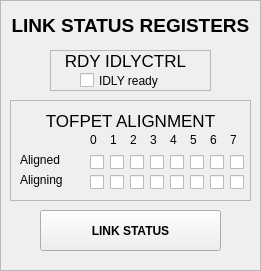
        <widget class="QFrame" name="frame_129">
         <property name="geometry">
          <rect>
           <x>220</x>
           <y>40</y>
           <width>261</width>
           <height>271</height>
          </rect>
         </property>
         <property name="frameShape">
          <enum>QFrame::StyledPanel</enum>
         </property>
         <property name="frameShadow">
          <enum>QFrame::Raised</enum>
         </property>
         <widget class="QFrame" name="frame_126">
          <property name="geometry">
           <rect>
            <x>50</x>
            <y>50</y>
            <width>161</width>
            <height>41</height>
           </rect>
          </property>
          <property name="frameShape">
           <enum>QFrame::StyledPanel</enum>
          </property>
          <property name="frameShadow">
           <enum>QFrame::Raised</enum>
          </property>
          <widget class="QLabel" name="label_258">
           <property name="geometry">
            <rect>
             <x>10</x>
             <y>0</y>
             <width>131</width>
             <height>21</height>
            </rect>
           </property>
           <property name="font">
            <font>
             <pointsize>13</pointsize>
             <weight>50</weight>
             <bold>false</bold>
            </font>
           </property>
           <property name="text">
            <string>RDY IDLYCTRL</string>
           </property>
           <property name="alignment">
            <set>Qt::AlignCenter</set>
           </property>
          </widget>
          <widget class="QCheckBox" name="checkBox_LINK_STATUS_IDL_ready">
           <property name="geometry">
            <rect>
             <x>30</x>
             <y>20</y>
             <width>91</width>
             <height>21</height>
            </rect>
           </property>
           <property name="text">
            <string>IDLY ready</string>
           </property>
          </widget>
         </widget>
         <widget class="QFrame" name="frame_127">
          <property name="geometry">
           <rect>
            <x>10</x>
            <y>100</y>
            <width>241</width>
            <height>101</height>
           </rect>
          </property>
          <property name="frameShape">
           <enum>QFrame::StyledPanel</enum>
          </property>
          <property name="frameShadow">
           <enum>QFrame::Raised</enum>
          </property>
          <widget class="QLabel" name="label_259">
           <property name="geometry">
            <rect>
             <x>20</x>
             <y>10</y>
             <width>201</width>
             <height>21</height>
            </rect>
           </property>
           <property name="font">
            <font>
             <pointsize>13</pointsize>
             <weight>50</weight>
             <bold>false</bold>
            </font>
           </property>
           <property name="text">
            <string>TOFPET ALIGNMENT</string>
           </property>
           <property name="alignment">
            <set>Qt::AlignCenter</set>
           </property>
          </widget>
          <widget class="QLabel" name="label_180">
           <property name="geometry">
            <rect>
             <x>10</x>
             <y>50</y>
             <width>67</width>
             <height>19</height>
            </rect>
           </property>
           <property name="text">
            <string>Aligned</string>
           </property>
          </widget>
          <widget class="QCheckBox" name="checkBox_LINK_STATUS_ALIGNED_1">
           <property name="geometry">
            <rect>
             <x>100</x>
             <y>50</y>
             <width>20</width>
             <height>25</height>
            </rect>
           </property>
           <property name="text">
            <string/>
           </property>
          </widget>
          <widget class="QCheckBox" name="checkBox_LINK_STATUS_ALIGNED_7">
           <property name="geometry">
            <rect>
             <x>220</x>
             <y>50</y>
             <width>20</width>
             <height>25</height>
            </rect>
           </property>
           <property name="text">
            <string/>
           </property>
          </widget>
          <widget class="QCheckBox" name="checkBox_LINK_STATUS_ALIGNED_3">
           <property name="geometry">
            <rect>
             <x>140</x>
             <y>50</y>
             <width>20</width>
             <height>25</height>
            </rect>
           </property>
           <property name="text">
            <string/>
           </property>
          </widget>
          <widget class="QLabel" name="label_182">
           <property name="geometry">
            <rect>
             <x>10</x>
             <y>70</y>
             <width>67</width>
             <height>19</height>
            </rect>
           </property>
           <property name="text">
            <string>Aligning</string>
           </property>
          </widget>
          <widget class="QCheckBox" name="checkBox_LINK_STATUS_ALIGNING_3">
           <property name="geometry">
            <rect>
             <x>140</x>
             <y>70</y>
             <width>20</width>
             <height>25</height>
            </rect>
           </property>
           <property name="text">
            <string/>
           </property>
          </widget>
          <widget class="QCheckBox" name="checkBox_LINK_STATUS_ALIGNING_5">
           <property name="geometry">
            <rect>
             <x>180</x>
             <y>70</y>
             <width>20</width>
             <height>25</height>
            </rect>
           </property>
           <property name="text">
            <string/>
           </property>
          </widget>
          <widget class="QCheckBox" name="checkBox_LINK_STATUS_ALIGNING_1">
           <property name="geometry">
            <rect>
             <x>100</x>
             <y>70</y>
             <width>20</width>
             <height>25</height>
            </rect>
           </property>
           <property name="text">
            <string/>
           </property>
          </widget>
          <widget class="QCheckBox" name="checkBox_LINK_STATUS_ALIGNING_6">
           <property name="geometry">
            <rect>
             <x>200</x>
             <y>70</y>
             <width>20</width>
             <height>25</height>
            </rect>
           </property>
           <property name="text">
            <string/>
           </property>
          </widget>
          <widget class="QCheckBox" name="checkBox_LINK_STATUS_ALIGNED_2">
           <property name="geometry">
            <rect>
             <x>120</x>
             <y>50</y>
             <width>20</width>
             <height>25</height>
            </rect>
           </property>
           <property name="text">
            <string/>
           </property>
          </widget>
          <widget class="QCheckBox" name="checkBox_LINK_STATUS_ALIGNING_4">
           <property name="geometry">
            <rect>
             <x>160</x>
             <y>70</y>
             <width>20</width>
             <height>25</height>
            </rect>
           </property>
           <property name="text">
            <string/>
           </property>
          </widget>
          <widget class="QCheckBox" name="checkBox_LINK_STATUS_ALIGNING_0">
           <property name="geometry">
            <rect>
             <x>80</x>
             <y>70</y>
             <width>20</width>
             <height>25</height>
            </rect>
           </property>
           <property name="text">
            <string/>
           </property>
          </widget>
          <widget class="QCheckBox" name="checkBox_LINK_STATUS_ALIGNED_5">
           <property name="geometry">
            <rect>
             <x>180</x>
             <y>50</y>
             <width>20</width>
             <height>25</height>
            </rect>
           </property>
           <property name="text">
            <string/>
           </property>
          </widget>
          <widget class="QCheckBox" name="checkBox_LINK_STATUS_ALIGNING_2">
           <property name="geometry">
            <rect>
             <x>120</x>
             <y>70</y>
             <width>20</width>
             <height>25</height>
            </rect>
           </property>
           <property name="text">
            <string/>
           </property>
          </widget>
          <widget class="QCheckBox" name="checkBox_LINK_STATUS_ALIGNED_0">
           <property name="geometry">
            <rect>
             <x>80</x>
             <y>50</y>
             <width>20</width>
             <height>25</height>
            </rect>
           </property>
           <property name="text">
            <string/>
           </property>
          </widget>
          <widget class="QCheckBox" name="checkBox_LINK_STATUS_ALIGNED_4">
           <property name="geometry">
            <rect>
             <x>160</x>
             <y>50</y>
             <width>20</width>
             <height>25</height>
            </rect>
           </property>
           <property name="text">
            <string/>
           </property>
          </widget>
          <widget class="QCheckBox" name="checkBox_LINK_STATUS_ALIGNED_6">
           <property name="geometry">
            <rect>
             <x>200</x>
             <y>50</y>
             <width>20</width>
             <height>25</height>
            </rect>
           </property>
           <property name="text">
            <string/>
           </property>
          </widget>
          <widget class="QCheckBox" name="checkBox_LINK_STATUS_ALIGNING_7">
           <property name="geometry">
            <rect>
             <x>220</x>
             <y>70</y>
             <width>20</width>
             <height>25</height>
            </rect>
           </property>
           <property name="text">
            <string/>
           </property>
          </widget>
          <widget class="QLabel" name="label_67">
           <property name="geometry">
            <rect>
             <x>220</x>
             <y>30</y>
             <width>16</width>
             <height>19</height>
            </rect>
           </property>
           <property name="text">
            <string>7</string>
           </property>
          </widget>
          <widget class="QLabel" name="label_68">
           <property name="geometry">
            <rect>
             <x>180</x>
             <y>30</y>
             <width>16</width>
             <height>19</height>
            </rect>
           </property>
           <property name="text">
            <string>5</string>
           </property>
          </widget>
          <widget class="QLabel" name="label_69">
           <property name="geometry">
            <rect>
             <x>120</x>
             <y>30</y>
             <width>16</width>
             <height>19</height>
            </rect>
           </property>
           <property name="text">
            <string>2</string>
           </property>
          </widget>
          <widget class="QLabel" name="label_70">
           <property name="geometry">
            <rect>
             <x>200</x>
             <y>30</y>
             <width>16</width>
             <height>19</height>
            </rect>
           </property>
           <property name="text">
            <string>6</string>
           </property>
          </widget>
          <widget class="QLabel" name="label_71">
           <property name="geometry">
            <rect>
             <x>100</x>
             <y>30</y>
             <width>16</width>
             <height>19</height>
            </rect>
           </property>
           <property name="text">
            <string>1</string>
           </property>
          </widget>
          <widget class="QLabel" name="label_72">
           <property name="geometry">
            <rect>
             <x>80</x>
             <y>30</y>
             <width>10</width>
             <height>19</height>
            </rect>
           </property>
           <property name="text">
            <string>0</string>
           </property>
          </widget>
          <widget class="QLabel" name="label_107">
           <property name="geometry">
            <rect>
             <x>160</x>
             <y>30</y>
             <width>16</width>
             <height>19</height>
            </rect>
           </property>
           <property name="text">
            <string>4</string>
           </property>
          </widget>
          <widget class="QLabel" name="label_147">
           <property name="geometry">
            <rect>
             <x>140</x>
             <y>30</y>
             <width>16</width>
             <height>19</height>
            </rect>
           </property>
           <property name="text">
            <string>3</string>
           </property>
          </widget>
         </widget>
         <widget class="QLabel" name="label_301">
          <property name="geometry">
           <rect>
            <x>0</x>
            <y>0</y>
            <width>261</width>
            <height>51</height>
           </rect>
          </property>
          <property name="palette">
           <palette>
            <active>
             <colorrole role="WindowText">
              <brush brushstyle="SolidPattern">
               <color alpha="255">
                <red>0</red>
                <green>0</green>
                <blue>0</blue>
               </color>
              </brush>
             </colorrole>
             <colorrole role="Button">
              <brush brushstyle="SolidPattern">
               <color alpha="255">
                <red>147</red>
                <green>148</green>
                <blue>147</blue>
               </color>
              </brush>
             </colorrole>
             <colorrole role="Light">
              <brush brushstyle="SolidPattern">
               <color alpha="255">
                <red>221</red>
                <green>222</green>
                <blue>221</blue>
               </color>
              </brush>
             </colorrole>
             <colorrole role="Midlight">
              <brush brushstyle="SolidPattern">
               <color alpha="255">
                <red>184</red>
                <green>185</green>
                <blue>184</blue>
               </color>
              </brush>
             </colorrole>
             <colorrole role="Dark">
              <brush brushstyle="SolidPattern">
               <color alpha="255">
                <red>73</red>
                <green>74</green>
                <blue>73</blue>
               </color>
              </brush>
             </colorrole>
             <colorrole role="Mid">
              <brush brushstyle="SolidPattern">
               <color alpha="255">
                <red>98</red>
                <green>98</green>
                <blue>98</blue>
               </color>
              </brush>
             </colorrole>
             <colorrole role="Text">
              <brush brushstyle="SolidPattern">
               <color alpha="255">
                <red>0</red>
                <green>0</green>
                <blue>0</blue>
               </color>
              </brush>
             </colorrole>
             <colorrole role="BrightText">
              <brush brushstyle="SolidPattern">
               <color alpha="255">
                <red>255</red>
                <green>255</green>
                <blue>255</blue>
               </color>
              </brush>
             </colorrole>
             <colorrole role="ButtonText">
              <brush brushstyle="SolidPattern">
               <color alpha="255">
                <red>0</red>
                <green>0</green>
                <blue>0</blue>
               </color>
              </brush>
             </colorrole>
             <colorrole role="Base">
              <brush brushstyle="SolidPattern">
               <color alpha="255">
                <red>255</red>
                <green>255</green>
                <blue>255</blue>
               </color>
              </brush>
             </colorrole>
             <colorrole role="Window">
              <brush brushstyle="SolidPattern">
               <color alpha="255">
                <red>147</red>
                <green>148</green>
                <blue>147</blue>
               </color>
              </brush>
             </colorrole>
             <colorrole role="Shadow">
              <brush brushstyle="SolidPattern">
               <color alpha="255">
                <red>0</red>
                <green>0</green>
                <blue>0</blue>
               </color>
              </brush>
             </colorrole>
             <colorrole role="AlternateBase">
              <brush brushstyle="SolidPattern">
               <color alpha="255">
                <red>201</red>
                <green>201</green>
                <blue>201</blue>
               </color>
              </brush>
             </colorrole>
             <colorrole role="ToolTipBase">
              <brush brushstyle="SolidPattern">
               <color alpha="255">
                <red>255</red>
                <green>255</green>
                <blue>220</blue>
               </color>
              </brush>
             </colorrole>
             <colorrole role="ToolTipText">
              <brush brushstyle="SolidPattern">
               <color alpha="255">
                <red>0</red>
                <green>0</green>
                <blue>0</blue>
               </color>
              </brush>
             </colorrole>
            </active>
            <inactive>
             <colorrole role="WindowText">
              <brush brushstyle="SolidPattern">
               <color alpha="255">
                <red>0</red>
                <green>0</green>
                <blue>0</blue>
               </color>
              </brush>
             </colorrole>
             <colorrole role="Button">
              <brush brushstyle="SolidPattern">
               <color alpha="255">
                <red>147</red>
                <green>148</green>
                <blue>147</blue>
               </color>
              </brush>
             </colorrole>
             <colorrole role="Light">
              <brush brushstyle="SolidPattern">
               <color alpha="255">
                <red>221</red>
                <green>222</green>
                <blue>221</blue>
               </color>
              </brush>
             </colorrole>
             <colorrole role="Midlight">
              <brush brushstyle="SolidPattern">
               <color alpha="255">
                <red>184</red>
                <green>185</green>
                <blue>184</blue>
               </color>
              </brush>
             </colorrole>
             <colorrole role="Dark">
              <brush brushstyle="SolidPattern">
               <color alpha="255">
                <red>73</red>
                <green>74</green>
                <blue>73</blue>
               </color>
              </brush>
             </colorrole>
             <colorrole role="Mid">
              <brush brushstyle="SolidPattern">
               <color alpha="255">
                <red>98</red>
                <green>98</green>
                <blue>98</blue>
               </color>
              </brush>
             </colorrole>
             <colorrole role="Text">
              <brush brushstyle="SolidPattern">
               <color alpha="255">
                <red>0</red>
                <green>0</green>
                <blue>0</blue>
               </color>
              </brush>
             </colorrole>
             <colorrole role="BrightText">
              <brush brushstyle="SolidPattern">
               <color alpha="255">
                <red>255</red>
                <green>255</green>
                <blue>255</blue>
               </color>
              </brush>
             </colorrole>
             <colorrole role="ButtonText">
              <brush brushstyle="SolidPattern">
               <color alpha="255">
                <red>0</red>
                <green>0</green>
                <blue>0</blue>
               </color>
              </brush>
             </colorrole>
             <colorrole role="Base">
              <brush brushstyle="SolidPattern">
               <color alpha="255">
                <red>255</red>
                <green>255</green>
                <blue>255</blue>
               </color>
              </brush>
             </colorrole>
             <colorrole role="Window">
              <brush brushstyle="SolidPattern">
               <color alpha="255">
                <red>147</red>
                <green>148</green>
                <blue>147</blue>
               </color>
              </brush>
             </colorrole>
             <colorrole role="Shadow">
              <brush brushstyle="SolidPattern">
               <color alpha="255">
                <red>0</red>
                <green>0</green>
                <blue>0</blue>
               </color>
              </brush>
             </colorrole>
             <colorrole role="AlternateBase">
              <brush brushstyle="SolidPattern">
               <color alpha="255">
                <red>201</red>
                <green>201</green>
                <blue>201</blue>
               </color>
              </brush>
             </colorrole>
             <colorrole role="ToolTipBase">
              <brush brushstyle="SolidPattern">
               <color alpha="255">
                <red>255</red>
                <green>255</green>
                <blue>220</blue>
               </color>
              </brush>
             </colorrole>
             <colorrole role="ToolTipText">
              <brush brushstyle="SolidPattern">
               <color alpha="255">
                <red>0</red>
                <green>0</green>
                <blue>0</blue>
               </color>
              </brush>
             </colorrole>
            </inactive>
            <disabled>
             <colorrole role="WindowText">
              <brush brushstyle="SolidPattern">
               <color alpha="255">
                <red>73</red>
                <green>74</green>
                <blue>73</blue>
               </color>
              </brush>
             </colorrole>
             <colorrole role="Button">
              <brush brushstyle="SolidPattern">
               <color alpha="255">
                <red>147</red>
                <green>148</green>
                <blue>147</blue>
               </color>
              </brush>
             </colorrole>
             <colorrole role="Light">
              <brush brushstyle="SolidPattern">
               <color alpha="255">
                <red>221</red>
                <green>222</green>
                <blue>221</blue>
               </color>
              </brush>
             </colorrole>
             <colorrole role="Midlight">
              <brush brushstyle="SolidPattern">
               <color alpha="255">
                <red>184</red>
                <green>185</green>
                <blue>184</blue>
               </color>
              </brush>
             </colorrole>
             <colorrole role="Dark">
              <brush brushstyle="SolidPattern">
               <color alpha="255">
                <red>73</red>
                <green>74</green>
                <blue>73</blue>
               </color>
              </brush>
             </colorrole>
             <colorrole role="Mid">
              <brush brushstyle="SolidPattern">
               <color alpha="255">
                <red>98</red>
                <green>98</green>
                <blue>98</blue>
               </color>
              </brush>
             </colorrole>
             <colorrole role="Text">
              <brush brushstyle="SolidPattern">
               <color alpha="255">
                <red>73</red>
                <green>74</green>
                <blue>73</blue>
               </color>
              </brush>
             </colorrole>
             <colorrole role="BrightText">
              <brush brushstyle="SolidPattern">
               <color alpha="255">
                <red>255</red>
                <green>255</green>
                <blue>255</blue>
               </color>
              </brush>
             </colorrole>
             <colorrole role="ButtonText">
              <brush brushstyle="SolidPattern">
               <color alpha="255">
                <red>73</red>
                <green>74</green>
                <blue>73</blue>
               </color>
              </brush>
             </colorrole>
             <colorrole role="Base">
              <brush brushstyle="SolidPattern">
               <color alpha="255">
                <red>147</red>
                <green>148</green>
                <blue>147</blue>
               </color>
              </brush>
             </colorrole>
             <colorrole role="Window">
              <brush brushstyle="SolidPattern">
               <color alpha="255">
                <red>147</red>
                <green>148</green>
                <blue>147</blue>
               </color>
              </brush>
             </colorrole>
             <colorrole role="Shadow">
              <brush brushstyle="SolidPattern">
               <color alpha="255">
                <red>0</red>
                <green>0</green>
                <blue>0</blue>
               </color>
              </brush>
             </colorrole>
             <colorrole role="AlternateBase">
              <brush brushstyle="SolidPattern">
               <color alpha="255">
                <red>147</red>
                <green>148</green>
                <blue>147</blue>
               </color>
              </brush>
             </colorrole>
             <colorrole role="ToolTipBase">
              <brush brushstyle="SolidPattern">
               <color alpha="255">
                <red>255</red>
                <green>255</green>
                <blue>220</blue>
               </color>
              </brush>
             </colorrole>
             <colorrole role="ToolTipText">
              <brush brushstyle="SolidPattern">
               <color alpha="255">
                <red>0</red>
                <green>0</green>
                <blue>0</blue>
               </color>
              </brush>
             </colorrole>
            </disabled>
           </palette>
          </property>
          <property name="font">
           <font>
            <pointsize>14</pointsize>
            <weight>75</weight>
            <bold>true</bold>
           </font>
          </property>
          <property name="text">
           <string>LINK STATUS REGISTERS</string>
          </property>
          <property name="alignment">
           <set>Qt::AlignCenter</set>
          </property>
         </widget>
         <widget class="QPushButton" name="pushButton_Link_status_hw_reg">
          <property name="geometry">
           <rect>
            <x>40</x>
            <y>210</y>
            <width>181</width>
            <height>41</height>
           </rect>
          </property>
          <property name="font">
           <font>
            <weight>75</weight>
            <bold>true</bold>
           </font>
          </property>
          <property name="text">
           <string>LINK STATUS</string>
          </property>
         </widget>
        </widget>
